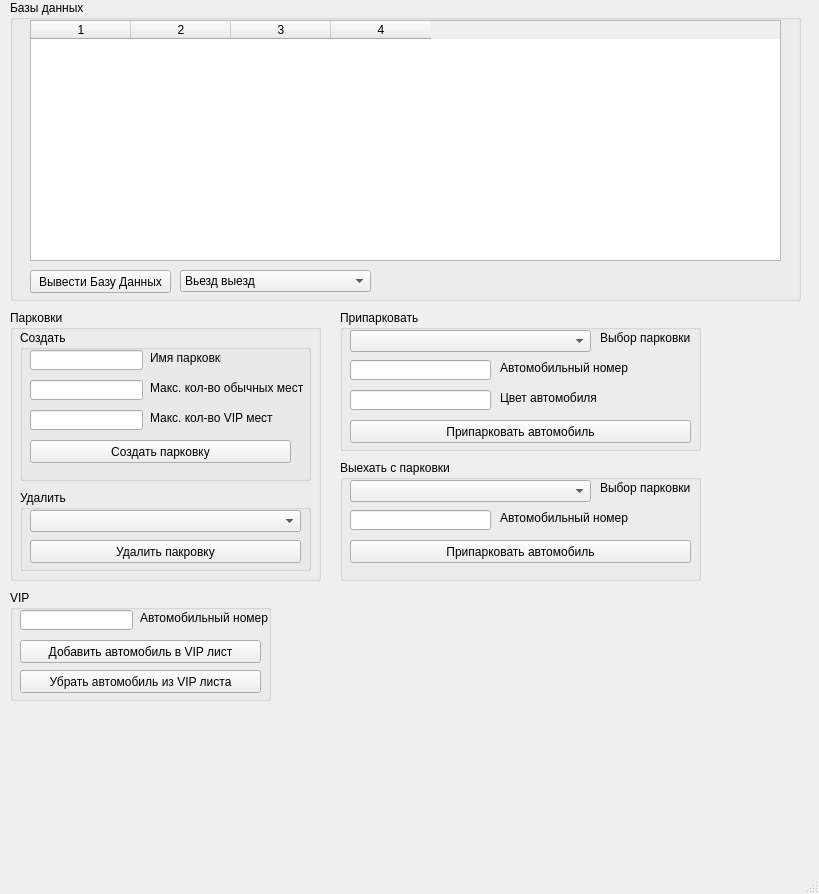
<?xml version="1.0" encoding="UTF-8"?>
<ui version="4.0">
 <class>MainWindow</class>
 <widget class="QMainWindow" name="MainWindow">
  <property name="geometry">
   <rect>
    <x>0</x>
    <y>0</y>
    <width>819</width>
    <height>894</height>
   </rect>
  </property>
  <property name="windowTitle">
   <string>MainWindow</string>
  </property>
  <widget class="QWidget" name="centralwidget">
   <widget class="QGroupBox" name="groupBox">
    <property name="geometry">
     <rect>
      <x>10</x>
      <y>0</y>
      <width>791</width>
      <height>301</height>
     </rect>
    </property>
    <property name="title">
     <string>Базы данных</string>
    </property>
    <widget class="QTableWidget" name="Table">
     <property name="enabled">
      <bool>true</bool>
     </property>
     <property name="geometry">
      <rect>
       <x>20</x>
       <y>20</y>
       <width>751</width>
       <height>241</height>
      </rect>
     </property>
     <property name="columnCount">
      <number>4</number>
     </property>
     <column/>
     <column/>
     <column/>
     <column/>
    </widget>
    <widget class="QPushButton" name="PrintDB">
     <property name="geometry">
      <rect>
       <x>20</x>
       <y>270</y>
       <width>141</width>
       <height>23</height>
      </rect>
     </property>
     <property name="text">
      <string>Вывести Базу Данных</string>
     </property>
    </widget>
    <widget class="QComboBox" name="SelectDB">
     <property name="geometry">
      <rect>
       <x>170</x>
       <y>270</y>
       <width>191</width>
       <height>22</height>
      </rect>
     </property>
     <item>
      <property name="text">
       <string>Вьезд выезд</string>
      </property>
     </item>
     <item>
      <property name="text">
       <string>Парковочные места</string>
      </property>
     </item>
     <item>
      <property name="text">
       <string>Лист VIP номеров</string>
      </property>
     </item>
    </widget>
   </widget>
   <widget class="QGroupBox" name="groupBox_2">
    <property name="geometry">
     <rect>
      <x>10</x>
      <y>310</y>
      <width>311</width>
      <height>271</height>
     </rect>
    </property>
    <property name="title">
     <string>Парковки</string>
    </property>
    <widget class="QGroupBox" name="groupBox_3">
     <property name="geometry">
      <rect>
       <x>10</x>
       <y>20</y>
       <width>291</width>
       <height>151</height>
      </rect>
     </property>
     <property name="title">
      <string>Создать</string>
     </property>
     <widget class="QLineEdit" name="TbParkName">
      <property name="geometry">
       <rect>
        <x>10</x>
        <y>20</y>
        <width>113</width>
        <height>20</height>
       </rect>
      </property>
     </widget>
     <widget class="QLineEdit" name="TbMaxDef">
      <property name="geometry">
       <rect>
        <x>10</x>
        <y>50</y>
        <width>113</width>
        <height>20</height>
       </rect>
      </property>
     </widget>
     <widget class="QLineEdit" name="TbMaxVIP">
      <property name="geometry">
       <rect>
        <x>10</x>
        <y>80</y>
        <width>113</width>
        <height>20</height>
       </rect>
      </property>
     </widget>
     <widget class="QLabel" name="label">
      <property name="geometry">
       <rect>
        <x>130</x>
        <y>20</y>
        <width>71</width>
        <height>16</height>
       </rect>
      </property>
      <property name="text">
       <string>Имя парковки</string>
      </property>
     </widget>
     <widget class="QLabel" name="label_2">
      <property name="geometry">
       <rect>
        <x>130</x>
        <y>50</y>
        <width>47</width>
        <height>13</height>
       </rect>
      </property>
      <property name="text">
       <string/>
      </property>
     </widget>
     <widget class="QLabel" name="label_3">
      <property name="geometry">
       <rect>
        <x>130</x>
        <y>50</y>
        <width>161</width>
        <height>16</height>
       </rect>
      </property>
      <property name="text">
       <string>Макс. кол-во обычных мест</string>
      </property>
     </widget>
     <widget class="QLabel" name="label_4">
      <property name="geometry">
       <rect>
        <x>130</x>
        <y>80</y>
        <width>131</width>
        <height>16</height>
       </rect>
      </property>
      <property name="text">
       <string>Макс. кол-во VIP мест</string>
      </property>
     </widget>
     <widget class="QPushButton" name="BTCreatePark">
      <property name="geometry">
       <rect>
        <x>10</x>
        <y>110</y>
        <width>261</width>
        <height>23</height>
       </rect>
      </property>
      <property name="text">
       <string>Создать парковку</string>
      </property>
     </widget>
    </widget>
    <widget class="QGroupBox" name="groupBox_4">
     <property name="geometry">
      <rect>
       <x>10</x>
       <y>180</y>
       <width>291</width>
       <height>81</height>
      </rect>
     </property>
     <property name="title">
      <string>Удалить</string>
     </property>
     <widget class="QComboBox" name="SelectDelPark">
      <property name="geometry">
       <rect>
        <x>10</x>
        <y>20</y>
        <width>271</width>
        <height>22</height>
       </rect>
      </property>
     </widget>
     <widget class="QPushButton" name="BtDelPark">
      <property name="geometry">
       <rect>
        <x>10</x>
        <y>50</y>
        <width>271</width>
        <height>23</height>
       </rect>
      </property>
      <property name="text">
       <string>Удалить пакровку</string>
      </property>
     </widget>
    </widget>
   </widget>
   <widget class="QGroupBox" name="groupBox_5">
    <property name="geometry">
     <rect>
      <x>340</x>
      <y>310</y>
      <width>361</width>
      <height>141</height>
     </rect>
    </property>
    <property name="title">
     <string>Припарковать</string>
    </property>
    <widget class="QComboBox" name="SelectPark">
     <property name="geometry">
      <rect>
       <x>10</x>
       <y>20</y>
       <width>241</width>
       <height>22</height>
      </rect>
     </property>
    </widget>
    <widget class="QLineEdit" name="TbCarNum">
     <property name="geometry">
      <rect>
       <x>10</x>
       <y>50</y>
       <width>141</width>
       <height>20</height>
      </rect>
     </property>
    </widget>
    <widget class="QLabel" name="label_5">
     <property name="geometry">
      <rect>
       <x>260</x>
       <y>20</y>
       <width>101</width>
       <height>16</height>
      </rect>
     </property>
     <property name="text">
      <string>Выбор парковки</string>
     </property>
    </widget>
    <widget class="QLabel" name="label_6">
     <property name="geometry">
      <rect>
       <x>160</x>
       <y>50</y>
       <width>141</width>
       <height>16</height>
      </rect>
     </property>
     <property name="text">
      <string>Автомобильный номер</string>
     </property>
    </widget>
    <widget class="QLineEdit" name="TbCarColor">
     <property name="geometry">
      <rect>
       <x>10</x>
       <y>80</y>
       <width>141</width>
       <height>20</height>
      </rect>
     </property>
    </widget>
    <widget class="QLabel" name="label_7">
     <property name="geometry">
      <rect>
       <x>160</x>
       <y>80</y>
       <width>141</width>
       <height>16</height>
      </rect>
     </property>
     <property name="text">
      <string>Цвет автомобиля</string>
     </property>
    </widget>
    <widget class="QPushButton" name="BtParkCar">
     <property name="geometry">
      <rect>
       <x>10</x>
       <y>110</y>
       <width>341</width>
       <height>23</height>
      </rect>
     </property>
     <property name="text">
      <string>Припарковать автомобиль</string>
     </property>
    </widget>
   </widget>
   <widget class="QGroupBox" name="groupBox_6">
    <property name="geometry">
     <rect>
      <x>340</x>
      <y>460</y>
      <width>361</width>
      <height>121</height>
     </rect>
    </property>
    <property name="title">
     <string>Выехать с парковки</string>
    </property>
    <widget class="QLineEdit" name="TbCarNumLeave">
     <property name="geometry">
      <rect>
       <x>10</x>
       <y>50</y>
       <width>141</width>
       <height>20</height>
      </rect>
     </property>
    </widget>
    <widget class="QLabel" name="label_9">
     <property name="geometry">
      <rect>
       <x>160</x>
       <y>50</y>
       <width>141</width>
       <height>16</height>
      </rect>
     </property>
     <property name="text">
      <string>Автомобильный номер</string>
     </property>
    </widget>
    <widget class="QPushButton" name="BtLeaveParkCar">
     <property name="geometry">
      <rect>
       <x>10</x>
       <y>80</y>
       <width>341</width>
       <height>23</height>
      </rect>
     </property>
     <property name="text">
      <string>Припарковать автомобиль</string>
     </property>
    </widget>
    <widget class="QComboBox" name="SelectParkLeave">
     <property name="geometry">
      <rect>
       <x>10</x>
       <y>20</y>
       <width>241</width>
       <height>22</height>
      </rect>
     </property>
    </widget>
    <widget class="QLabel" name="label_8">
     <property name="geometry">
      <rect>
       <x>260</x>
       <y>20</y>
       <width>101</width>
       <height>16</height>
      </rect>
     </property>
     <property name="text">
      <string>Выбор парковки</string>
     </property>
    </widget>
   </widget>
   <widget class="QGroupBox" name="groupBox_7">
    <property name="geometry">
     <rect>
      <x>10</x>
      <y>590</y>
      <width>261</width>
      <height>111</height>
     </rect>
    </property>
    <property name="title">
     <string>VIP</string>
    </property>
    <widget class="QLineEdit" name="TbCarNumVIP">
     <property name="geometry">
      <rect>
       <x>10</x>
       <y>20</y>
       <width>113</width>
       <height>20</height>
      </rect>
     </property>
    </widget>
    <widget class="QLabel" name="label_10">
     <property name="geometry">
      <rect>
       <x>130</x>
       <y>20</y>
       <width>131</width>
       <height>16</height>
      </rect>
     </property>
     <property name="text">
      <string>Автомобильный номер</string>
     </property>
    </widget>
    <widget class="QPushButton" name="BtAddVIP">
     <property name="geometry">
      <rect>
       <x>10</x>
       <y>50</y>
       <width>241</width>
       <height>23</height>
      </rect>
     </property>
     <property name="text">
      <string>Добавить автомобиль в VIP лист</string>
     </property>
    </widget>
    <widget class="QPushButton" name="BtDelVIP">
     <property name="geometry">
      <rect>
       <x>10</x>
       <y>80</y>
       <width>241</width>
       <height>23</height>
      </rect>
     </property>
     <property name="text">
      <string>Убрать автомобиль из VIP листа</string>
     </property>
    </widget>
   </widget>
  </widget>
  <widget class="QMenuBar" name="menubar">
   <property name="geometry">
    <rect>
     <x>0</x>
     <y>0</y>
     <width>819</width>
     <height>21</height>
    </rect>
   </property>
  </widget>
  <widget class="QStatusBar" name="statusbar"/>
 </widget>
 <resources/>
 <connections/>
</ui>
